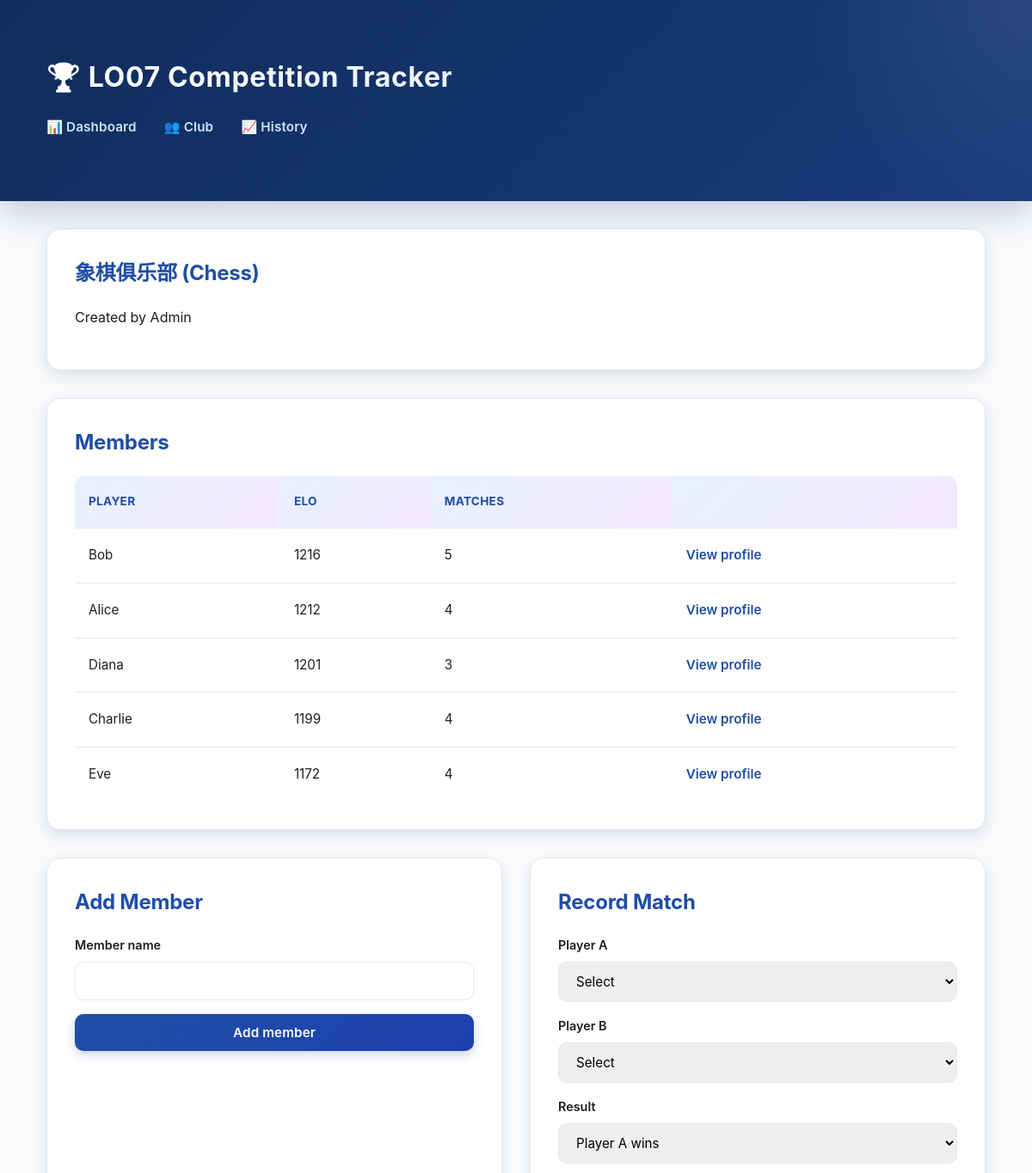
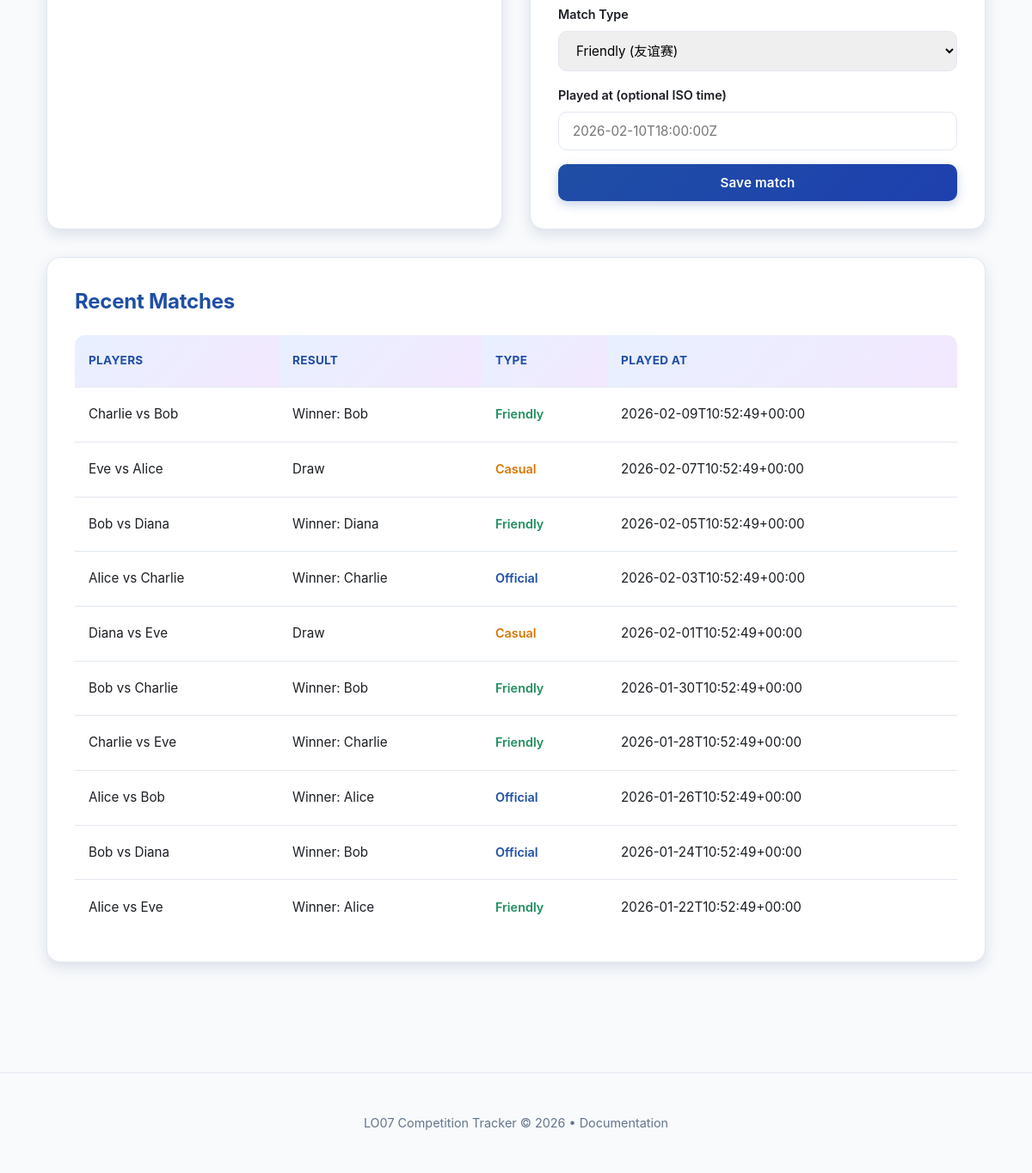
Page /club.php?club_id=1 on the earlier database version (2 pictures, top to bottom).
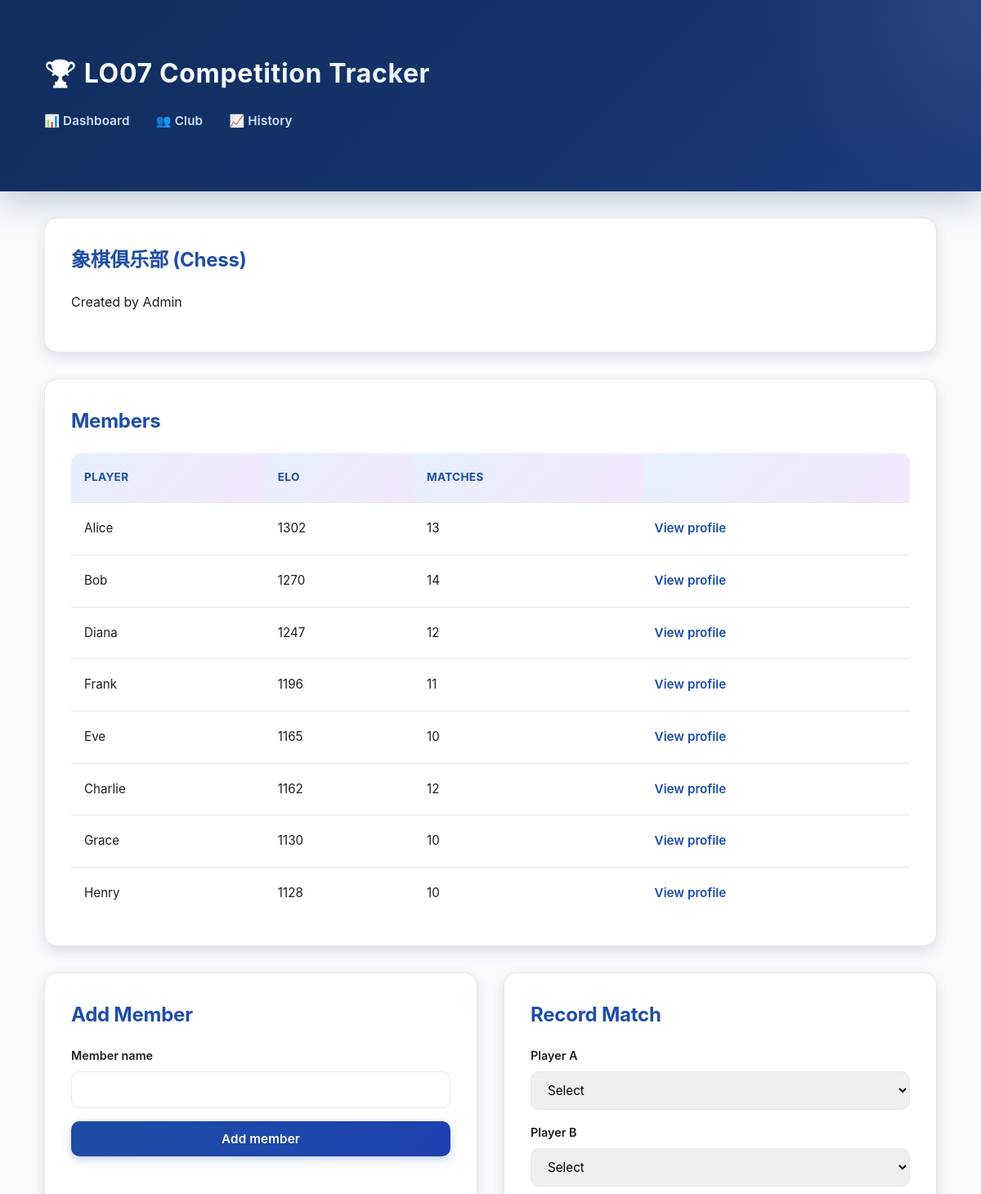
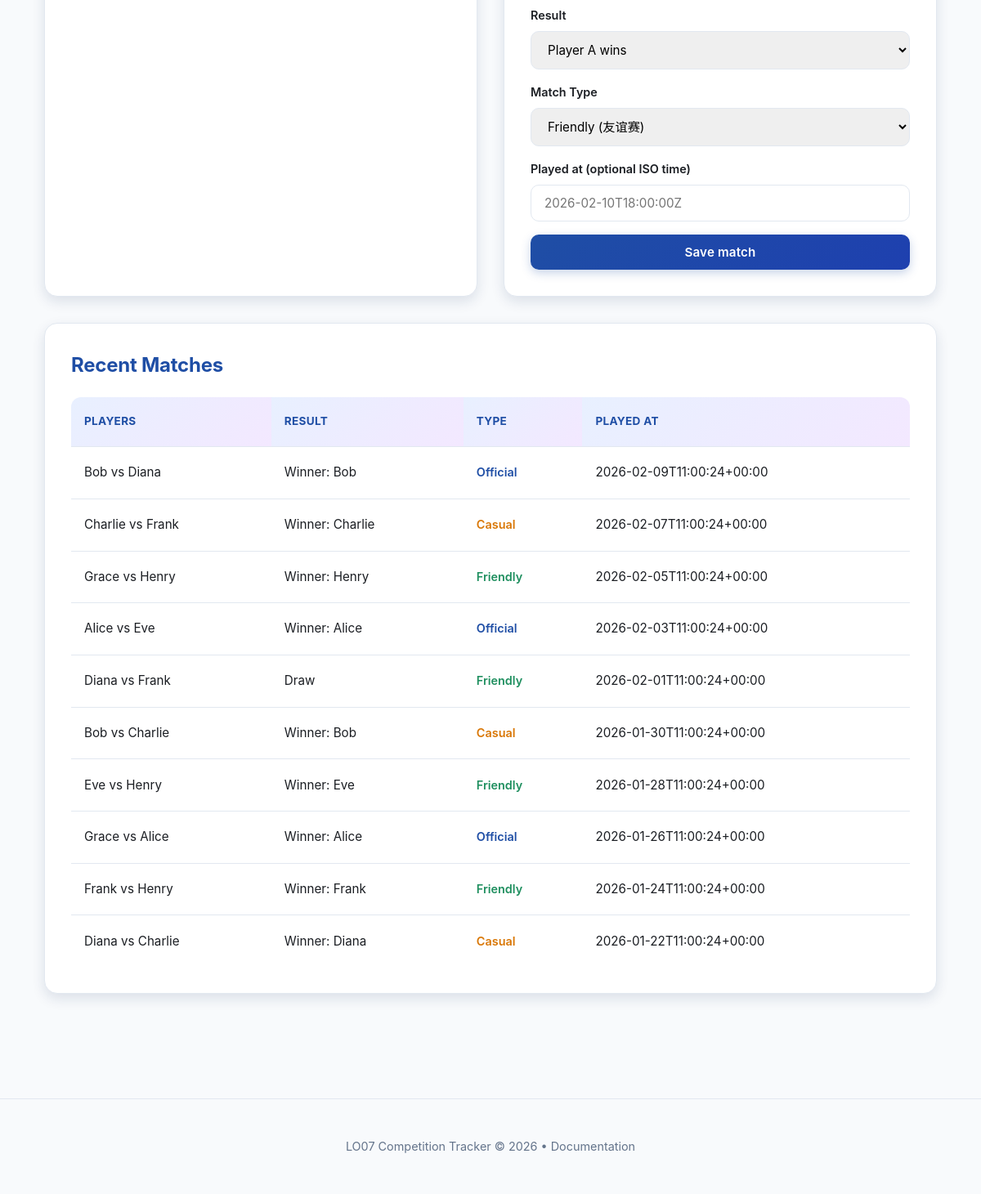
Same page on the later database version (2 pictures, top to bottom).
### tables this page shows
CREATE TABLE club_members (
            id INTEGER PRIMARY KEY AUTOINCREMENT,
            club_id INTEGER NOT NULL,
            user_id INTEGER NOT NULL,
            current_elo INTEGER NOT NULL,
            matches_played INTEGER NOT NULL DEFAULT 0,
            joined_at TEXT NOT NULL,
            UNIQUE (club_id, user_id),
            FOREIGN KEY (club_id) REFERENCES clubs(id) ON DELETE CASCADE,
            FOREIGN KEY (user_id) REFERENCES users(id) ON DELETE CASCADE
        );

CREATE TABLE users (
            id INTEGER PRIMARY KEY AUTOINCREMENT,
            username TEXT NOT NULL UNIQUE,
            created_at TEXT NOT NULL
        );

CREATE TABLE matches (
            id INTEGER PRIMARY KEY AUTOINCREMENT,
            club_id INTEGER NOT NULL,
            player_a_id INTEGER NOT NULL,
            player_b_id INTEGER NOT NULL,
            winner_id INTEGER,
            is_draw INTEGER NOT NULL DEFAULT 0,
            match_type TEXT NOT NULL DEFAULT "friendly",
            played_at TEXT NOT NULL,
            FOREIGN KEY (club_id) REFERENCES clubs(id) ON DELETE CASCADE,
            FOREIGN KEY (player_a_id) REFERENCES users(id),
            FOREIGN KEY (player_b_id) REFERENCES users(id),
            FOREIGN KEY (winner_id) REFERENCES users(id)
        );

### public/club.php (called while the page is built, shortened)
<?php
require __DIR__ . '/../app/bootstrap.php';
$clubId = (int) ($_GET['club_id'] ?? 0);
$controller = new ClubController($repo, $eloService, $defaultElo);
$data = $controller->getClubData($clubId);
$club = $data['club'];
$members = $data['members'];
$matches = $data['matches'];
require __DIR__ . '/../app/views/club.php';
require __DIR__ . '/../app/views/layout.php';

### app/bootstrap.php (called while the page is built, shortened)
<?php
$config = require __DIR__ . '/config/config.php';
require __DIR__ . '/config/db.php';
require __DIR__ . '/models/Repository.php';
require __DIR__ . '/controllers/DashboardController.php';
require __DIR__ . '/controllers/ClubController.php';
$db = db_connect($config);
$repo = new Repository($db);
$eloService = new EloService($config['elo_k']);
$defaultElo = $config['default_elo'];

### app/controllers/ClubController.php (called while the page is built, shortened)
<?php
class ClubController
{
    private Repository $repo;
    public function __construct(Repository $repo, EloService $eloService, int $defaultElo)
    {
        $this->repo = $repo;
    }
    public function getClubData(int $clubId): array
    {
        return [
            'club' => $this->repo->getClub($clubId),
            'members' => $this->repo->listClubMembers($clubId),
            'matches' => $this->repo->listRecentMatchesByClub($clubId),
        ];
    }
}

### app/models/Repository.php (called while the page is built, shortened)
<?php
class Repository
{
    private PDO $db;
    public function __construct(PDO $db)
    {
        $this->db = $db;
    }
    public function getClub(int $clubId): ?array
    {
        $stmt = $this->db->prepare(
            'SELECT c.*, u.username AS creator_name
             FROM clubs c
             LEFT JOIN users u ON u.id = c.created_by
             WHERE c.id = :id'
        );
        $stmt->execute(['id' => $clubId]);
        $club = $stmt->fetch(PDO::FETCH_ASSOC);
        return $club ?: null;
    }
    public function listClubMembers(int $clubId): array
    {
        $stmt = $this->db->prepare(
            'SELECT u.id AS user_id, u.username, cm.current_elo, cm.matches_played
             FROM club_members cm
             JOIN users u ON u.id = cm.user_id
             WHERE cm.club_id = :club_id
             ORDER BY cm.current_elo DESC, u.username ASC'
        );
        $stmt->execute(['club_id' => $clubId]);
        return $stmt->fetchAll(PDO::FETCH_ASSOC);
    }
    public function listRecentMatchesByClub(int $clubId, int $limit = 10): array
    {
        $stmt = $this->db->prepare(
            'SELECT m.*, ua.username AS player_a_name, ub.username AS player_b_name,
                uw.username AS winner_name
             FROM matches m
             JOIN users ua ON ua.id = m.player_a_id
             JOIN users ub ON ub.id = m.player_b_id
             LEFT JOIN users uw ON uw.id = m.winner_id
             WHERE m.club_id = :club_id
             ORDER BY m.played_at DESC
             LIMIT :limit'
        );
        $stmt->bindValue('club_id', $clubId, PDO::PARAM_INT);
        $stmt->bindValue('limit', $limit, PDO::PARAM_INT);
        $stmt->execute();
        return $stmt->fetchAll(PDO::FETCH_ASSOC);
    }
}

### app/views/club.php (the view, shortened to what the changed rows need)
<section class="card">
    <h2><?php echo htmlspecialchars($club['name']); ?> (<?php echo htmlspecialchars($club['sport']); ?>)</h2>
</section>
<section class="card">
    <h2>Members</h2>
    <?php if (empty($members)) : ?>
        <p>No members yet.</p>
    <?php else : ?>
        <div class="table-wrap">
            <table>
                <thead>
                <tr>
                    <th>Player</th>
                    <th>Elo</th>
                    <th>Matches</th>
                    <th></th>
                </tr>
                </thead>
                <tbody>
                <?php foreach ($members as $member) : ?>
                    <tr>
                        <td><?php echo htmlspecialchars($member['username']); ?></td>
                        <td><?php echo (int) $member['current_elo']; ?></td>
                        <td><?php echo (int) $member['matches_played']; ?></td>
                        <td>
                            <a class="link" href="member.php?club_id=<?php echo (int) $club['id']; ?>&user_id=<?php echo (int) $member['user_id']; ?>">
                                View profile
                            </a>
                        </td>
                    </tr>
                <?php endforeach; ?>
                </tbody>
            </table>
        </div>
    <?php endif; ?>
</section>
<section class="grid-2">
    <div class="card">
        <h2>Add Member</h2>
    </div>
    <div class="card">
        <h2>Record Match</h2>
    </div>
</section>
<section class="card">
    <h2>Recent Matches</h2>
    <?php if (empty($matches)) : ?>
        <p>No matches yet.</p>
    <?php else : ?>
        <div class="table-wrap">
            <table>
                <thead>
                <tr>
                    <th>Players</th>
                    <th>Result</th>
                    <th>Type</th>
                    <th>Played at</th>
                </tr>
                </thead>
                <tbody>
                <?php foreach ($matches as $match) : ?>
                    <?php
                    $typeLabel = match($match['match_type'] ?? 'friendly') {
                        'official' => 'Official',
                        'casual' => 'Casual',
                        default => 'Friendly'
                    };
                    $typeColor = match($match['match_type'] ?? 'friendly') {
                        'official' => 'var(--blue)',
                        'casual' => 'var(--amber)',
                        default => 'var(--green)'
                    };
                    ?>
                    <tr>
                        <td>
                            <?php echo htmlspecialchars($match['player_a_name']); ?>
                            vs
                            <?php echo htmlspecialchars($match['player_b_name']); ?>
                        </td>
                        <td>
                            <?php if ((int) $match['is_draw'] === 1) : ?>
                                Draw
                            <?php else : ?>
                                Winner: <?php echo htmlspecialchars($match['winner_name'] ?? ''); ?>
                            <?php endif; ?>
                        </td>
                        <td>
                            <span style="
                                color: <?php echo $typeColor; ?>;
                                font-weight: 600;
                                font-size: 0.9rem;
                            ">
                                <?php echo $typeLabel; ?>
                            </span>
                        </td>
                        <td><?php echo htmlspecialchars($match['played_at']); ?></td>
                    </tr>
                <?php endforeach; ?>
                </tbody>
            </table>
        </div>
    <?php endif; ?>
</section>

Differences in the rows shown:
no longer on this page (row edited): matches: player_a_name "Charlie", player_b_name "Bob", winner_name "Bob", match_type "Friendly", played_at "2026-02-09T10:52:49+00:00"
no longer on this page (row edited): matches: player_a_name "Eve", player_b_name "Alice", is_draw "Draw", match_type "Casual", played_at "2026-02-07T10:52:49+00:00"
no longer on this page (row edited): matches: player_a_name "Bob", player_b_name "Diana", winner_name "Diana", match_type "Friendly", played_at "2026-02-05T10:52:49+00:00"
no longer on this page (row edited): matches: player_a_name "Alice", player_b_name "Charlie", winner_name "Charlie", match_type "Official", played_at "2026-02-03T10:52:49+00:00"
no longer on this page (row edited): matches: player_a_name "Diana", player_b_name "Eve", is_draw "Draw", match_type "Casual", played_at "2026-02-01T10:52:49+00:00"
no longer on this page (row edited): matches: player_a_name "Bob", player_b_name "Charlie", winner_name "Bob", match_type "Friendly", played_at "2026-01-30T10:52:49+00:00"
no longer on this page (row edited): matches: player_a_name "Charlie", player_b_name "Eve", winner_name "Charlie", match_type "Friendly", played_at "2026-01-28T10:52:49+00:00"
no longer on this page (row edited): matches: player_a_name "Alice", player_b_name "Bob", winner_name "Alice", match_type "Official", played_at "2026-01-26T10:52:49+00:00"
no longer on this page (row edited): matches: player_a_name "Bob", player_b_name "Diana", winner_name "Bob", match_type "Official", played_at "2026-01-24T10:52:49+00:00"
no longer on this page (row edited): matches: player_a_name "Alice", player_b_name "Eve", winner_name "Alice", match_type "Friendly", played_at "2026-01-22T10:52:49+00:00"
changed club_members "Alice": current_elo "1212" → "1302"; matches_played "4" → "13"; moves up the list
changed club_members "Bob": current_elo "1216" → "1270"; matches_played "5" → "14"
changed club_members "Diana": current_elo "1201" → "1247"; matches_played "3" → "12"
now on this page (row edited): club_members: user.username "Frank", current_elo "1196", matches_played "11"
changed club_members "Eve": current_elo "1172" → "1165"; matches_played "4" → "10"; moves up the list
changed club_members "Charlie": current_elo "1199" → "1162"; matches_played "4" → "12"
now on this page (row edited): club_members: user.username "Grace", current_elo "1130", matches_played "10"
now on this page (row edited): club_members: user.username "Henry", current_elo "1128", matches_played "10"
added matches: player_a_name "Bob", player_b_name "Diana", winner_name "Bob", match_type "Official", played_at "2026-02-09T11:00:24+00:00"
added matches: player_a_name "Charlie", player_b_name "Frank", winner_name "Charlie", match_type "Casual", played_at "2026-02-07T11:00:24+00:00"
added matches: player_a_name "Grace", player_b_name "Henry", winner_name "Henry", match_type "Friendly", played_at "2026-02-05T11:00:24+00:00"
added matches: player_a_name "Alice", player_b_name "Eve", winner_name "Alice", match_type "Official", played_at "2026-02-03T11:00:24+00:00"
added matches: player_a_name "Diana", player_b_name "Frank", is_draw "Draw", match_type "Friendly", played_at "2026-02-01T11:00:24+00:00"
added matches: player_a_name "Bob", player_b_name "Charlie", winner_name "Bob", match_type "Casual", played_at "2026-01-30T11:00:24+00:00"
added matches: player_a_name "Eve", player_b_name "Henry", winner_name "Eve", match_type "Friendly", played_at "2026-01-28T11:00:24+00:00"
added matches: player_a_name "Grace", player_b_name "Alice", winner_name "Alice", match_type "Official", played_at "2026-01-26T11:00:24+00:00"
added matches: player_a_name "Frank", player_b_name "Henry", winner_name "Frank", match_type "Friendly", played_at "2026-01-24T11:00:24+00:00"
added matches: player_a_name "Diana", player_b_name "Charlie", winner_name "Diana", match_type "Casual", played_at "2026-01-22T11:00:24+00:00"
